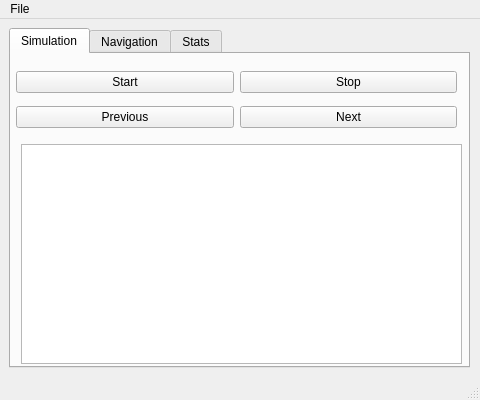
<?xml version="1.0" encoding="UTF-8"?>
<ui version="4.0">
 <class>MainWindow</class>
 <widget class="QMainWindow" name="MainWindow">
  <property name="geometry">
   <rect>
    <x>0</x>
    <y>0</y>
    <width>480</width>
    <height>400</height>
   </rect>
  </property>
  <property name="minimumSize">
   <size>
    <width>480</width>
    <height>400</height>
   </size>
  </property>
  <property name="maximumSize">
   <size>
    <width>480</width>
    <height>400</height>
   </size>
  </property>
  <property name="windowTitle">
   <string>Metrosystem</string>
  </property>
  <widget class="QWidget" name="centralwidget">
   <widget class="QTabWidget" name="tabWidget">
    <property name="geometry">
     <rect>
      <x>9</x>
      <y>9</y>
      <width>461</width>
      <height>340</height>
     </rect>
    </property>
    <property name="maximumSize">
     <size>
      <width>16777215</width>
      <height>340</height>
     </size>
    </property>
    <property name="currentIndex">
     <number>0</number>
    </property>
    <property name="usesScrollButtons">
     <bool>false</bool>
    </property>
    <property name="tabBarAutoHide">
     <bool>false</bool>
    </property>
    <widget class="QWidget" name="SimulationTab">
     <attribute name="title">
      <string>Simulation</string>
     </attribute>
     <widget class="QTextBrowser" name="textBrowser_Simulation">
      <property name="geometry">
       <rect>
        <x>10</x>
        <y>90</y>
        <width>441</width>
        <height>220</height>
       </rect>
      </property>
      <property name="maximumSize">
       <size>
        <width>16777215</width>
        <height>230</height>
       </size>
      </property>
     </widget>
     <widget class="QWidget" name="gridLayoutWidget">
      <property name="geometry">
       <rect>
        <x>0</x>
        <y>10</y>
        <width>451</width>
        <height>71</height>
       </rect>
      </property>
      <layout class="QGridLayout" name="gridLayout">
       <property name="leftMargin">
        <number>5</number>
       </property>
       <property name="rightMargin">
        <number>5</number>
       </property>
       <item row="0" column="1">
        <widget class="QPushButton" name="pushButton_Stop">
         <property name="text">
          <string>Stop</string>
         </property>
        </widget>
       </item>
       <item row="0" column="0">
        <widget class="QPushButton" name="pushButton_Start">
         <property name="text">
          <string>Start</string>
         </property>
        </widget>
       </item>
       <item row="1" column="0">
        <widget class="QPushButton" name="pushButton_Previous">
         <property name="text">
          <string>Previous</string>
         </property>
        </widget>
       </item>
       <item row="1" column="1">
        <widget class="QPushButton" name="pushButton_Next">
         <property name="text">
          <string>Next</string>
         </property>
        </widget>
       </item>
      </layout>
     </widget>
    </widget>
    <widget class="QWidget" name="NavigationTab">
     <attribute name="title">
      <string>Navigation</string>
     </attribute>
     <widget class="QTextBrowser" name="textBrowser_2">
      <property name="geometry">
       <rect>
        <x>9</x>
        <y>89</y>
        <width>441</width>
        <height>220</height>
       </rect>
      </property>
      <property name="maximumSize">
       <size>
        <width>16777215</width>
        <height>220</height>
       </size>
      </property>
     </widget>
     <widget class="QWidget" name="gridLayoutWidget_2">
      <property name="geometry">
       <rect>
        <x>8</x>
        <y>9</y>
        <width>441</width>
        <height>76</height>
       </rect>
      </property>
      <layout class="QGridLayout" name="gridLayout_2">
       <item row="0" column="0">
        <widget class="QLabel" name="label">
         <property name="text">
          <string>From:</string>
         </property>
        </widget>
       </item>
       <item row="1" column="3">
        <widget class="QPushButton" name="pushButton_FindRoute">
         <property name="text">
          <string>Find route</string>
         </property>
        </widget>
       </item>
       <item row="1" column="0">
        <widget class="QLabel" name="label_2">
         <property name="text">
          <string>To:</string>
         </property>
        </widget>
       </item>
       <item row="0" column="1">
        <widget class="QComboBox" name="comboBox"/>
       </item>
       <item row="1" column="1">
        <widget class="QComboBox" name="comboBox_2">
         <property name="minimumSize">
          <size>
           <width>150</width>
           <height>0</height>
          </size>
         </property>
        </widget>
       </item>
       <item row="1" column="2">
        <spacer name="horizontalSpacer_2">
         <property name="orientation">
          <enum>Qt::Horizontal</enum>
         </property>
         <property name="sizeType">
          <enum>QSizePolicy::MinimumExpanding</enum>
         </property>
         <property name="sizeHint" stdset="0">
          <size>
           <width>40</width>
           <height>20</height>
          </size>
         </property>
        </spacer>
       </item>
       <item row="0" column="3">
        <spacer name="horizontalSpacer">
         <property name="orientation">
          <enum>Qt::Horizontal</enum>
         </property>
         <property name="sizeHint" stdset="0">
          <size>
           <width>40</width>
           <height>20</height>
          </size>
         </property>
        </spacer>
       </item>
      </layout>
     </widget>
    </widget>
    <widget class="QWidget" name="StatsTab">
     <attribute name="title">
      <string>Stats</string>
     </attribute>
     <widget class="QGroupBox" name="groupBox">
      <property name="geometry">
       <rect>
        <x>9</x>
        <y>-1</y>
        <width>441</width>
        <height>71</height>
       </rect>
      </property>
      <property name="title">
       <string>System</string>
      </property>
      <widget class="QWidget" name="gridLayoutWidget_3">
       <property name="geometry">
        <rect>
         <x>9</x>
         <y>29</y>
         <width>431</width>
         <height>31</height>
        </rect>
       </property>
       <layout class="QGridLayout" name="gridLayout_3">
        <item row="0" column="0">
         <widget class="QLabel" name="label_3">
          <property name="text">
           <string>Time:</string>
          </property>
         </widget>
        </item>
        <item row="0" column="1">
         <widget class="QLabel" name="label_6">
          <property name="text">
           <string>TextLabel</string>
          </property>
         </widget>
        </item>
       </layout>
      </widget>
     </widget>
     <widget class="QGroupBox" name="groupBox_3">
      <property name="geometry">
       <rect>
        <x>9</x>
        <y>79</y>
        <width>441</width>
        <height>141</height>
       </rect>
      </property>
      <property name="title">
       <string>Trams</string>
      </property>
      <widget class="QWidget" name="gridLayoutWidget_4">
       <property name="geometry">
        <rect>
         <x>10</x>
         <y>20</y>
         <width>431</width>
         <height>111</height>
        </rect>
       </property>
       <layout class="QGridLayout" name="gridLayout_4">
        <item row="2" column="0">
         <widget class="QLabel" name="label_8">
          <property name="text">
           <string>Broken trams:</string>
          </property>
         </widget>
        </item>
        <item row="1" column="0">
         <widget class="QLabel" name="label_5">
          <property name="text">
           <string>Working trams:</string>
          </property>
         </widget>
        </item>
        <item row="1" column="1">
         <widget class="QLabel" name="label_9">
          <property name="text">
           <string>TextLabel</string>
          </property>
         </widget>
        </item>
        <item row="2" column="1">
         <widget class="QLabel" name="label_10">
          <property name="text">
           <string>TextLabel</string>
          </property>
         </widget>
        </item>
        <item row="0" column="0">
         <widget class="QLabel" name="label_4">
          <property name="text">
           <string>Total trams:</string>
          </property>
         </widget>
        </item>
        <item row="0" column="1">
         <widget class="QLabel" name="label_7">
          <property name="text">
           <string>TextLabel</string>
          </property>
         </widget>
        </item>
       </layout>
      </widget>
     </widget>
     <widget class="QGroupBox" name="groupBox_4">
      <property name="geometry">
       <rect>
        <x>10</x>
        <y>230</y>
        <width>441</width>
        <height>71</height>
       </rect>
      </property>
      <property name="title">
       <string>Cost</string>
      </property>
      <widget class="QWidget" name="gridLayoutWidget_5">
       <property name="geometry">
        <rect>
         <x>10</x>
         <y>20</y>
         <width>431</width>
         <height>41</height>
        </rect>
       </property>
       <layout class="QGridLayout" name="gridLayout_5">
        <item row="0" column="0">
         <widget class="QLabel" name="label_15">
          <property name="text">
           <string>Total cost:</string>
          </property>
         </widget>
        </item>
        <item row="0" column="1">
         <widget class="QLabel" name="label_16">
          <property name="text">
           <string>TextLabel</string>
          </property>
         </widget>
        </item>
       </layout>
      </widget>
     </widget>
    </widget>
   </widget>
  </widget>
  <widget class="QMenuBar" name="menubar">
   <property name="geometry">
    <rect>
     <x>0</x>
     <y>0</y>
     <width>480</width>
     <height>24</height>
    </rect>
   </property>
   <widget class="QMenu" name="menuFile">
    <property name="title">
     <string>File</string>
    </property>
   </widget>
   <addaction name="menuFile"/>
  </widget>
  <widget class="QStatusBar" name="statusbar"/>
 </widget>
 <resources/>
 <connections/>
</ui>
